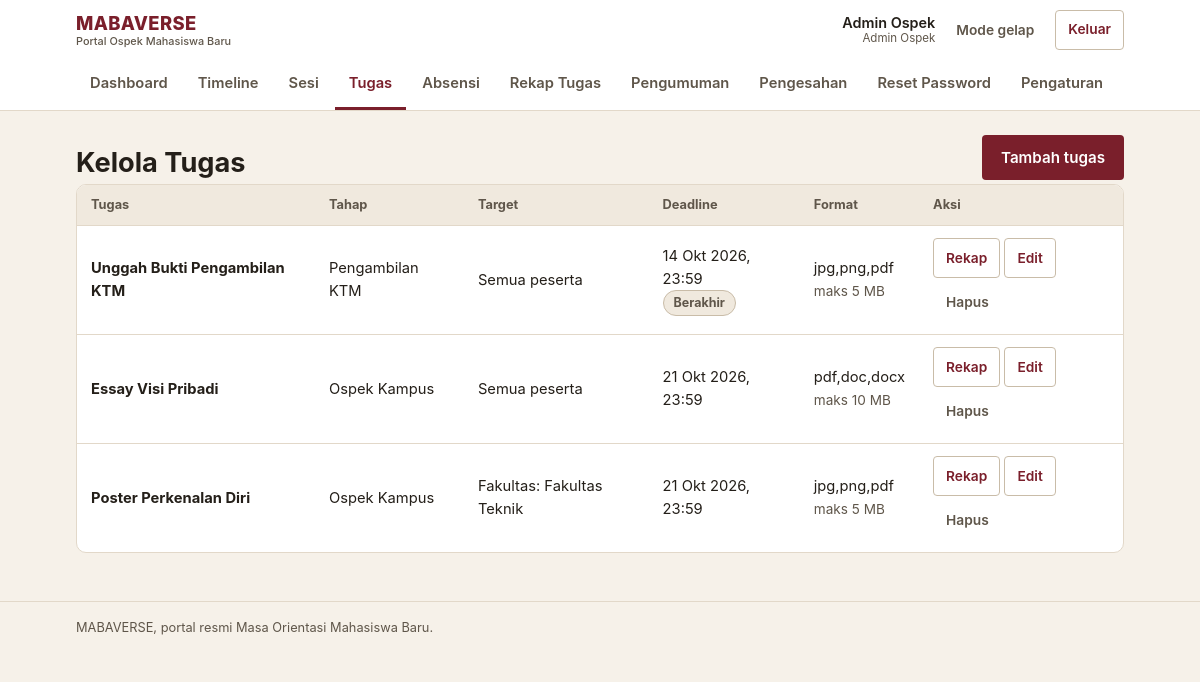
/admin/tugas (signed in), run on the app's committed database.
### tables this page shows
CREATE TABLE tugas (
    id INT AUTO_INCREMENT PRIMARY KEY,
    tahap_id INT NOT NULL,
    judul VARCHAR(255) NOT NULL,
    deskripsi TEXT,
    format_diizinkan VARCHAR(255) DEFAULT 'pdf,jpg,png,doc,docx',
    ukuran_max_mb INT DEFAULT 10,
    deadline DATETIME NOT NULL,
    target_fakultas_id INT DEFAULT NULL,
    target_jurusan_id INT DEFAULT NULL,
    target_kelompok_id INT DEFAULT NULL,
    created_by INT NOT NULL,
    created_at TIMESTAMP DEFAULT CURRENT_TIMESTAMP,
    FOREIGN KEY (tahap_id) REFERENCES tahap_ospek(id) ON DELETE CASCADE,
    FOREIGN KEY (target_fakultas_id) REFERENCES fakultas(id) ON DELETE SET NULL,
    FOREIGN KEY (target_jurusan_id) REFERENCES jurusan(id) ON DELETE SET NULL,
    FOREIGN KEY (target_kelompok_id) REFERENCES kelompok(id) ON DELETE SET NULL,
    FOREIGN KEY (created_by) REFERENCES users(id) ON DELETE CASCADE
);

CREATE TABLE tahap_ospek (
    id INT AUTO_INCREMENT PRIMARY KEY,
    judul VARCHAR(255) NOT NULL,
    deskripsi TEXT,
    urutan INT NOT NULL,
    tanggal_mulai DATETIME NOT NULL,
    tanggal_selesai DATETIME NOT NULL,
    target_level ENUM('universitas', 'fakultas', 'jurusan') DEFAULT 'universitas',
    lokasi_text VARCHAR(255) DEFAULT NULL,
    lampiran VARCHAR(255) DEFAULT NULL,
    status ENUM('belum_mulai', 'berlangsung', 'selesai') DEFAULT 'belum_mulai',
    created_at TIMESTAMP DEFAULT CURRENT_TIMESTAMP,
    updated_at TIMESTAMP DEFAULT CURRENT_TIMESTAMP ON UPDATE CURRENT_TIMESTAMP
);

CREATE TABLE fakultas (
    id INT AUTO_INCREMENT PRIMARY KEY,
    nama VARCHAR(255) NOT NULL,
    created_at TIMESTAMP DEFAULT CURRENT_TIMESTAMP
);

### controllers/AdminController.php (called while the page is built, shortened)
<?php
require_once __DIR__ . '/../models/Tugas.php';
class AdminController {
    public function tugas() {
        $tugasModel = new Tugas();
        $tugas_list = $tugasModel->getAllTugas();
        include_once __DIR__ . '/../views/admin/tugas.php';
    }
}

### config/database.php (called while the page is built)
<?php
require_once __DIR__ . '/config.php';
class Database {
    private static $instance = null;
    private $pdo;
    private function __construct() {
        try {
            $dsn = "mysql:host=" . DB_HOST . ";dbname=" . DB_NAME . ";charset=" . DB_CHARSET;
            $options = [
                PDO::ATTR_ERRMODE => PDO::ERRMODE_EXCEPTION,
                PDO::ATTR_DEFAULT_FETCH_MODE => PDO::FETCH_ASSOC,
                PDO::ATTR_EMULATE_PREPARES => false,
            ];
            $this->pdo = new PDO($dsn, DB_USER, DB_PASS, $options);
        } catch (PDOException $e) {
            error_log('[MABAVERSE] Koneksi database gagal: ' . $e->getMessage());
            if (defined('APP_ENV') && APP_ENV === 'production') {
                throw new RuntimeException('Layanan database sedang tidak tersedia.');
            }
            die("Koneksi database gagal: " . $e->getMessage()
                . " — periksa DB_HOST/DB_USER/DB_PASS di config/config.local.php dan pastikan MySQL berjalan.");
        }
    }
    public static function getInstance() {
        if (self::$instance === null) {
            self::$instance = new self();
        }
        return self::$instance;
    }
    public function getConnection() {
        return $this->pdo;
    }
}

### models/Tugas.php (called while the page is built, shortened)
<?php
require_once __DIR__ . '/../config/config.php';
class Tugas {
    private $db;
    public function __construct() {
        $this->db = Database::getInstance()->getConnection();
    }
    public function getAllTugas($user_id = null, $filters = []) {
        $sql = "
            SELECT t.*, ta.judul as tahap_judul,
                   u.nama as created_by_nama,
                   f.nama as target_fakultas_nama,
                   j.nama as target_jurusan_nama,
                   k.nama as target_kelompok_nama
            FROM tugas t
            INNER JOIN tahap_ospek ta ON t.tahap_id = ta.id
            INNER JOIN users u ON t.created_by = u.id
            LEFT JOIN fakultas f ON t.target_fakultas_id = f.id
            LEFT JOIN jurusan j ON t.target_jurusan_id = j.id
            LEFT JOIN kelompok k ON t.target_kelompok_id = k.id
            WHERE 1=1
        ";
        $params = [];
        $sql .= " ORDER BY t.deadline ASC";
        $stmt = $this->db->prepare($sql);
        $stmt->execute($params);
        return $stmt->fetchAll();
    }
}

### config/config.php (called while the page is built, shortened)
<?php
function e($value) {
    return htmlspecialchars((string)$value, ENT_QUOTES, 'UTF-8');
}
function format_tanggal($datetime, $dengan_waktu = true) {
    $ts = strtotime($datetime);
    $bulan = [1 => 'Jan', 'Feb', 'Mar', 'Apr', 'Mei', 'Jun', 'Jul', 'Agu', 'Sep', 'Okt', 'Nov', 'Des'];
    $hasil = date('j', $ts) . ' ' . $bulan[(int)date('n', $ts)] . ' ' . date('Y', $ts);
    if ($dengan_waktu) {
        $hasil .= ', ' . date('H:i', $ts);
    }
    return $hasil;
}
require_once __DIR__ . '/database.php';

### views/admin/tugas.php (the view, shortened to what this page needs)
<?php
include __DIR__ . '/../layouts/header.php';
$sekarang = date('Y-m-d H:i:s');
?>
<div class="page-head">
    <div>
        <h1>Kelola Tugas</h1>
    </div>
    <div class="page-actions">
        <a class="btn" href="<?= BASE_URL ?>admin/tambah-tugas">Tambah tugas</a>
    </div>
</div>
<?php if (empty($tugas_list)): ?>
<div class="empty">
    <strong>Belum ada tugas.</strong>
    Tambahkan tugas pertama dengan tombol "Tambah tugas" di atas.
</div>
<?php else: ?>
<div class="table-wrap">
    <table>
        <thead>
            <tr>
                <th scope="col">Tugas</th>
                <th scope="col">Tahap</th>
                <th scope="col">Target</th>
                <th scope="col">Deadline</th>
                <th scope="col">Format</th>
                <th scope="col">Aksi</th>
            </tr>
        </thead>
        <tbody>
            <?php foreach ($tugas_list as $tugas): ?>
            <tr>
                <td><strong><?= e($tugas['judul']) ?></strong></td>
                <td><?= e($tugas['tahap_judul']) ?></td>
                <td>
                    <?php if ($tugas['target_kelompok_id']): ?>
                    Kelompok: <?= e($tugas['target_kelompok_nama']) ?>
                    <?php elseif ($tugas['target_jurusan_id']): ?>
                    Jurusan: <?= e($tugas['target_jurusan_nama']) ?>
                    <?php elseif ($tugas['target_fakultas_id']): ?>
                    Fakultas: <?= e($tugas['target_fakultas_nama']) ?>
                    <?php else: ?>
                    Semua peserta
                    <?php endif; ?>
                </td>
                <td>
                    <?= e(format_tanggal($tugas['deadline'])) ?>
                    <?php if ($sekarang > $tugas['deadline']): ?><br><span class="chip chip-neutral">Berakhir</span><?php endif; ?>
                </td>
                <td><?= e($tugas['format_diizinkan']) ?><br><span class="muted small">maks <?= (int)$tugas['ukuran_max_mb'] ?> MB</span></td>
                <td>
                    <a class="btn btn-sm btn-outline" href="<?= BASE_URL ?>admin/rekap-tugas/<?= (int)$tugas['id'] ?>">Rekap</a>
                    <a class="btn btn-sm btn-outline" href="<?= BASE_URL ?>admin/edit-tugas/<?= (int)$tugas['id'] ?>">Edit</a>
                    <a class="btn btn-sm btn-ghost" href="<?= BASE_URL ?>admin/hapus-tugas/<?= (int)$tugas['id'] ?>"
                       data-confirm="Hapus tugas &quot;<?= e($tugas['judul']) ?>&quot;? Pengumpulan mahasiswa pada tugas ini ikut terhapus.">Hapus</a>
                </td>
            </tr>
            <?php endforeach; ?>
        </tbody>
    </table>
</div>
<?php endif; ?>
<?php include __DIR__ . '/../layouts/footer.php'; ?>

### assets/css/style.css (style rules this page uses)
:root { --bg: #F6F1E9; --surface: #FFFFFF; --surface-alt: #F0E9DE; --ink: #241F19; --ink-soft: #5F564A; --line: #E2D8C9; --line-strong: #C9BCA8; --brand: #7A1F2B; --brand-strong: #5E1620; --brand-soft: #F5E7E8; --brand-ink: #FFFFFF; --accent: #9A4A08; --accent-soft: #FBEEDD; --ok: #1E6B43; --ok-soft: #E4F2E9; --warn: #8A4B0F; --warn-soft: #FBEEDC; --danger: #A32A22; --danger-soft: #F9E6E4; --info: #2E5375; --info-soft: #E7EEF5; --radius-sm: 4px; --radius: 10px; --shadow-1: 0 1px 2px rgba(36, 31, 25, 0.08), 0 6px 16px rgba(36, 31, 25, 0.07); --maxw: 1080px; --font: -apple-system, BlinkMacSystemFont, "Segoe UI", Roboto, "Helvetica Neue", Arial, sans-serif; }
*, *::before, *::after { box-sizing: border-box; }
html { -webkit-text-size-adjust: 100%; }
body { margin: 0; background: var(--bg); color: var(--ink); font-family: var(--font); font-size: 16px; line-height: 1.55; }
h1, h2, h3, h4 { margin: 0 0 0.5em; line-height: 1.25; font-weight: 700; }
h1 { font-size: clamp(1.3rem, 1.1rem + 1vw, 1.7rem); }
a { color: var(--brand); text-decoration-thickness: 1px; text-underline-offset: 2px; }
.muted { color: var(--ink-soft); }
.small { font-size: 0.85rem; }
.page-head { display: flex; align-items: flex-end; justify-content: space-between; gap: 12px; flex-wrap: wrap; margin: 24px 0 4px; }
.page-head h1 { margin: 0; }
.page-actions { display: flex; gap: 8px; flex-wrap: wrap; }
.btn { display: inline-flex; align-items: center; justify-content: center; gap: 6px; min-height: 44px; padding: 10px 18px; border-radius: var(--radius-sm); border: 1px solid transparent; background: var(--brand); color: var(--brand-ink); font-family: inherit; font-size: 0.95rem; font-weight: 600; text-decoration: none; cursor: pointer; transition: background-color 120ms ease, border-color 120ms ease, color 120ms ease; }
.btn-outline { background: transparent; color: var(--brand); border-color: var(--line-strong); }
.btn-ghost { background: transparent; color: var(--ink-soft); border-color: transparent; }
.btn-sm { min-height: 40px; padding: 6px 12px; font-size: 0.86rem; }
.chip { display: inline-block; padding: 2px 10px; border-radius: 999px; font-size: 0.78rem; font-weight: 700; white-space: nowrap; border: 1px solid transparent; }
.chip-neutral { background: var(--surface-alt); color: var(--ink-soft); border-color: var(--line-strong); }
.table-wrap { overflow-x: auto; -webkit-overflow-scrolling: touch; border: 1px solid var(--line); border-radius: var(--radius); background: var(--surface); }
table { width: 100%; min-width: 560px; border-collapse: collapse; font-size: 0.92rem; }
th, td { padding: 10px 14px; text-align: left; border-bottom: 1px solid var(--line); vertical-align: middle; }
th { background: var(--surface-alt); font-size: 0.8rem; text-transform: none; font-weight: 700; color: var(--ink-soft); white-space: nowrap; }
tr:last-child td { border-bottom: none; }
td .btn { margin: 2px 0; }

### data on the page
tugas: judul "Unggah Bukti Pengambilan KTM", tahap.judul "Pengambilan KTM", shows "Semua peserta", deadline "14 Okt 2026, 23:59", shows "Berakhir", format_diizinkan "jpg,png,pdf", ukuran_max_mb "5"
tugas: judul "Essay Visi Pribadi", tahap.judul "Ospek Kampus", shows "Semua peserta", deadline "21 Okt 2026, 23:59", format_diizinkan "pdf,doc,docx", ukuran_max_mb "10"
tugas: judul "Poster Perkenalan Diri", tahap.judul "Ospek Kampus", target_fakultas.nama "Fakultas Teknik", deadline "21 Okt 2026, 23:59", format_diizinkan "jpg,png,pdf", ukuran_max_mb "5"

### other printed values
$user_nama "Admin Ospek"
$role_label "Admin Ospek"
$label "Dashboard"
$label "Timeline"
$label "Sesi"
$label "Tugas"
$label "Absensi"
$label "Rekap Tugas"
$label "Pengumuman"
$label "Pengesahan"
$label "Reset Password"
$label "Pengaturan"
